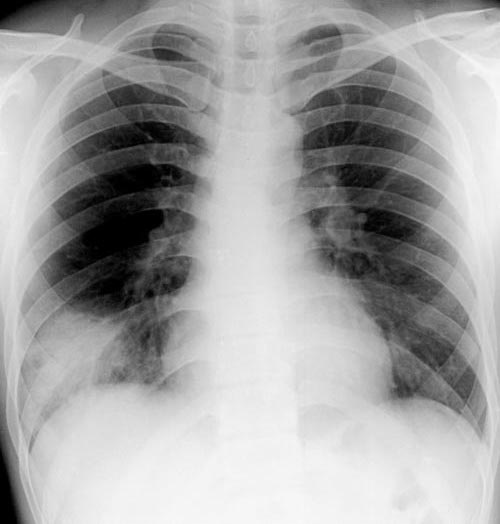
#> input picture data/raw/Corona Virus Disease/1132.jpg, 500 x 524 px, found by its file name; its folder holds only this picture in this run
$ python test_std_corners.py
#> lines starting #> are read from the running program, lines starting #| are printed output that depends on the picture
import os
import numpy as np
from PIL import Image

dataset_dir = r"c:\Users\1\OneDrive - Politecnico di Bari\POLIBA\1 anno\1 semestre\statistical metods\progetto\LungXRays-grayscale\train\Corona Virus Disease"

files = sorted([f for f in os.listdir(dataset_dir) if f.endswith(".jpg") or f.endswith(".png")])
for f in files[:20]:
    fp = os.path.join(dataset_dir, f)
    img = np.array(Image.open(fp).convert('L'))
#> img is the input picture: shape (524, 500); min 0, max 249, mean 163.4

    h, w = img.shape
#> h = 524; w = 500
    margin = 20

    tl = img[:margin, :margin]
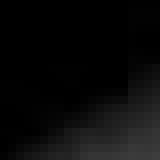
#> tl: shape (20, 20) (shown 8 times larger); min 0, max 61, mean 9.8
    tr = img[:margin, -margin:]
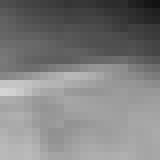
#> tr: shape (20, 20) (shown 8 times larger); min 18, max 212, mean 127.3
    bl = img[-margin:, :margin]
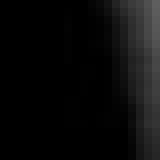
#> bl: shape (20, 20) (shown 8 times larger); min 0, max 94, mean 11.2
    br = img[-margin:, -margin:]
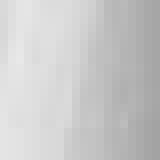
#> br: shape (20, 20) (shown 8 times larger); min 163, max 232, mean 201.7

    std_corners = [tl.std(), tr.std(), bl.std(), br.std()]
#> std_corners = [16.13, 44.31, 21.21, 20.94]
    mean_corners = [tl.mean(), tr.mean(), bl.mean(), br.mean()]
#> mean_corners = [9.8, 127.3, 11.18, 201.7]

    num_flat_corners = sum(1 for std in std_corners if std < 1.0)
#> num_flat_corners = 0
    num_bright_corners = sum(1 for m in mean_corners if m > 130)
#> num_bright_corners = 1

    if num_flat_corners >= 2 or num_bright_corners >= 2:
         print(f"SUSPECT: {f} | STD: {[round(s, 1) for s in std_corners]} | MEAN: {[round(m, 1) for m in mean_corners]}")
    else:
         print(f"NORMAL:  {f} | STD: {[round(s, 1) for s in std_corners]} | MEAN: {[round(m, 1) for m in mean_corners]}")
#| NORMAL:  1132.jpg | STD: [16.1, 44.3, 21.2, 20.9] | MEAN: [9.8, 127.3, 11.2, 201.6]

$ run again, on data/raw/Corona Virus Disease/191.jpg
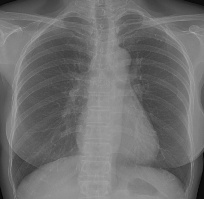
#> input picture data/raw/Corona Virus Disease/191.jpg, 204 x 199 px, found by its file name
#> img is the input picture: shape (199, 204); min 6, max 170, mean 110.6
#> `bl = img[-margin:, :margin]`:
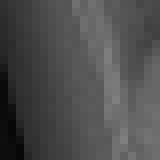
#> bl: shape (20, 20) (shown 8 times larger); min 6, max 127, mean 77.1
#> `br = img[-margin:, -margin:]`:
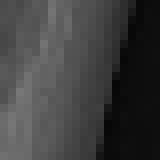
#> br: shape (20, 20) (shown 8 times larger); min 7, max 119, mean 62.8
#> std_corners = [32.23, 32.82, 26.09, 34.97]
#> mean_corners = [74.71, 66.39, 77.14, 62.78]
#> num_flat_corners = 0
#| NORMAL:  191.jpg | STD: [32.2, 32.8, 26.1, 35.0] | MEAN: [74.7, 66.4, 77.1, 62.8]
